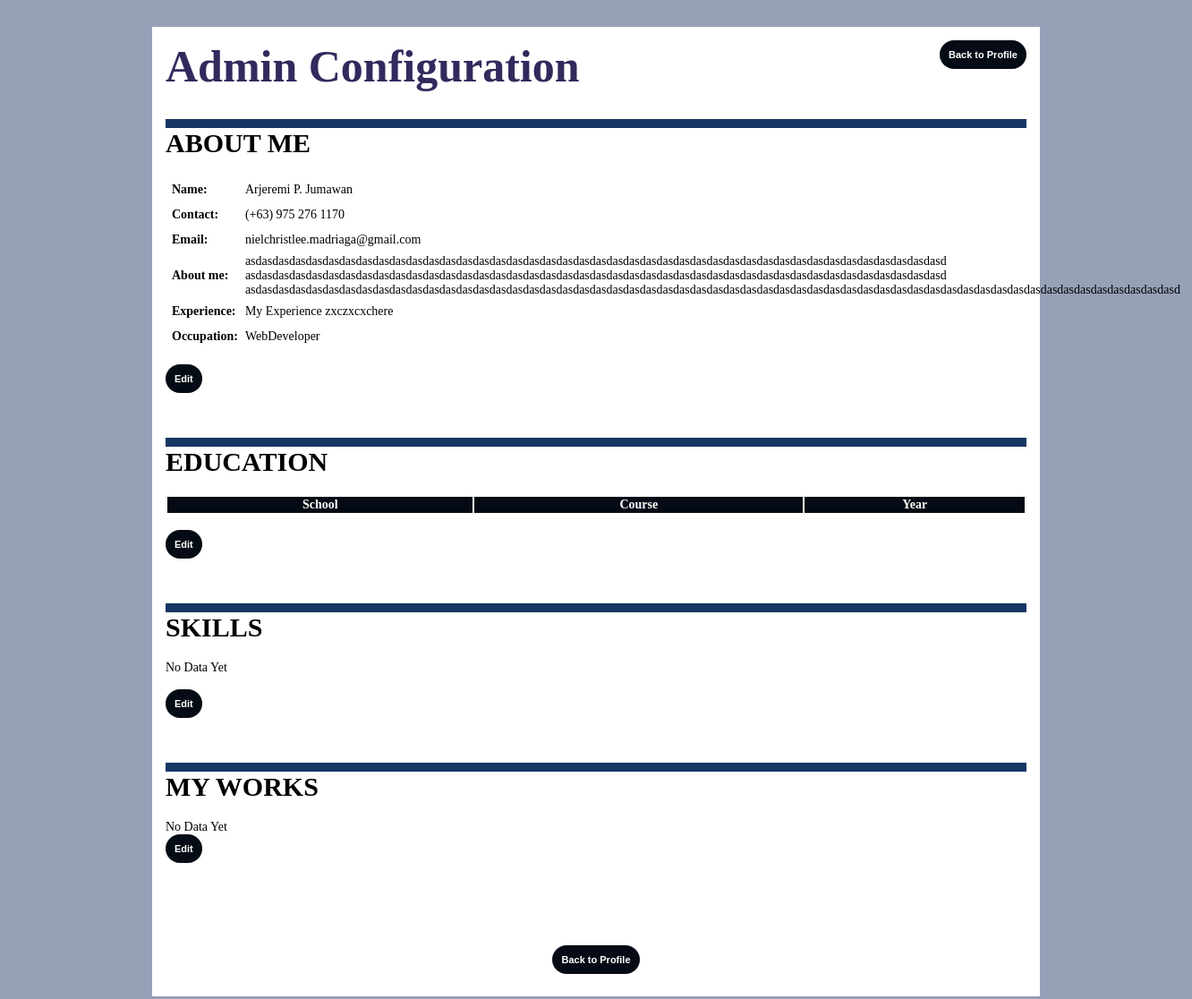
Page /admin/index.php on the earlier database version.
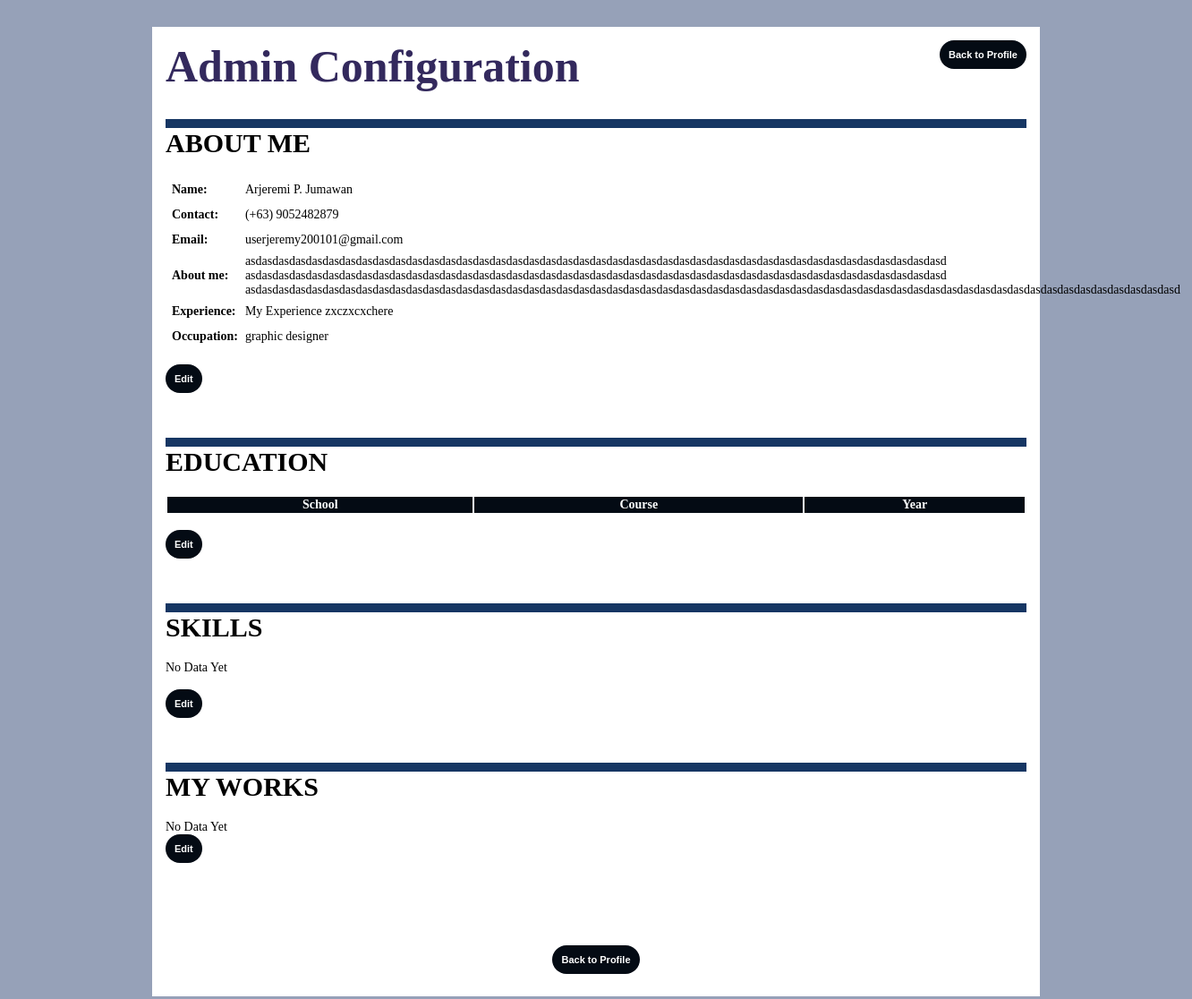
Same page on the later database version.
### tables this page shows
CREATE TABLE IF NOT EXISTS `admindetail` (
  `id` int(10) unsigned NOT NULL AUTO_INCREMENT,
  `firstName` varchar(100) DEFAULT NULL,
  `lastName` varchar(100) DEFAULT NULL,
  `aboutMe` longtext DEFAULT NULL,
  `experience` longtext DEFAULT NULL,
  `lastChange` datetime DEFAULT current_timestamp(),
  `email` varchar(200) DEFAULT NULL,
  `contact` varchar(200) DEFAULT NULL,
  `occup` varchar(200) DEFAULT NULL,
  `birthday` varchar(200) DEFAULT NULL,
  `web` varchar(200) DEFAULT NULL,
  `address` varchar(300) DEFAULT NULL,
  PRIMARY KEY (`id`)
);

### admin/index.php (the view, shortened to what this page needs)
<!DOCTYPE html>
<html lang="en">
<head>
    <link href="styles.css" rel="stylesheet" />
</head>
<body>
    <Div class="container">
        <div style="display: flex; flex-direction: row; justify-content: space-between;">
            <div class="mainTitle">Admin Configuration</div>
            <div><a href="../index.php"><button>Back to Profile</button></a></div>
        </div>
        <div>
            <div class="segment">
                <div class="subTitle">ABOUT ME</div>
                <?php
                include '../database.php';
                $sql = "SELECT * FROM `admindetail`";
                $result = mysqli_query($connect, $sql);
                if (mysqli_num_rows($result) == 0) {
                    echo 'No Data Yet';
                } else {
                    $row = mysqli_fetch_assoc($result);
                }
                ?>
                <table>
                    <tbody>
                        <tr>
                            <td style="font-weight: bolder; padding: 5px;">Name:</td>
                            <td><?php echo $row['firstName'] ?> <?php echo $row['lastName'] ?></td>
                        </tr>
                        <tr>
                            <td style="font-weight: bolder; padding: 5px;">Contact:</td>
                            <td> <?php echo $row['contact'] ?></td>
                        </tr>
                        <tr>
                            <td style="font-weight: bolder; padding: 5px;">Email:</td>
                            <td><?php echo $row['email'] ?></td>
                        </tr>
                        <tr>
                            <td style="font-weight: bolder; padding: 5px;">About me:</td>
                            <td><?php echo $row['aboutMe'] ?></td>
                        </tr>
                        <tr>
                            <td style="font-weight: bolder; padding: 5px;">Experience:</td>
                            <td><?php echo $row['experience'] ?></td>
                        </tr>
                        <tr>
                            <td style="font-weight: bolder; padding: 5px;">Occupation:</td>
                            <td><?php echo $row['occup'] ?></td>
                        </tr>
                    </tbody>
                </table>
                <br>
                <a href="abtMe/edt.php"><button>Edit</button></a>
            </div>
            <div class="segment">
                <div class="subTitle">EDUCATION</div>
                <table class="educTable">
                    <thead>
                        <tr>
                            <th>School</th>
                            <th>Course</th>
                            <th>Year</th>
                        </tr>
                    </thead>
                </table>
                <br>
                <a href="educ/edt.php"><button>Edit</button></a>
            </div>
            <div class="segment">
                <div class="subTitle">SKILLS</div>
                <?php
                include '../database.php';
                $sql = "SELECT * FROM `skills`";
                $result = mysqli_query($connect, $sql);
                if (mysqli_num_rows($result) == 0) {
                    echo 'No Data Yet';
                }
                ?>
                <div>
                    <br>
                    <a href="skill/edt.php"><button>Edit</button></a>
                </div>
            </div>
            <div class="segment">
                <div class="subTitle">MY WORKS</div>
                <?php
                include '../database.php';
                $sql = "SELECT * FROM `portfolio`";
                $result = mysqli_query($connect, $sql);
                if (mysqli_num_rows($result) == 0) {
                    echo 'No Data Yet';
                } ?>
                <br>
                <div>
                    <a href="work/edt.php"><button>Edit</button></a>
                </div>
            </div><br>
            <br>
            <div style="text-align: center; margin: 10px;">
                <a href="../index.php"><button>Back to Profile</button></a>
            </div>
        </div>
    </div>
</body>
</html>

Differences in the rows shown:
changed admindetail "Arjeremi P.": contact "(+63) 975 276 1170" → "(+63) 9052482879"; email "nielchristlee.madriaga@gmail.com" → "userjeremy200101@gmail.com"; occup "WebDeveloper" → "graphic designer"
